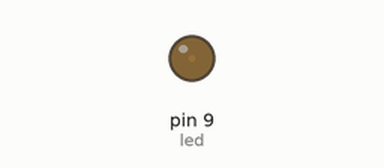
Simulated run of this sketch. Board: Arduino Uno, built with avr-gcc and run on an emulated ATmega328P. On the bench: output pins drawn as LEDs (lit = HIGH).

Above: at 0.05 s.
At 0.95 s:
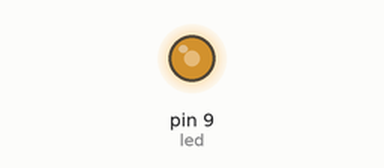
At 1.4 s:
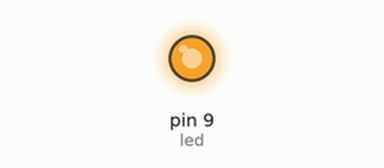
At 2.75 s:
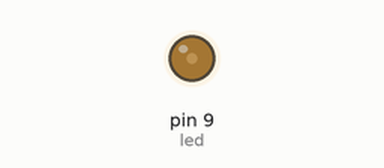
Timing chart, 0 to 7.2 s (numbered marks = the images above):
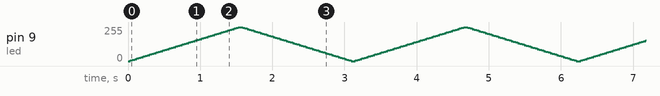

The sketch:

led_pwm.ino
```cpp
/*
This code is for fading an LED on pin 9
*/
int led=9; //the LED's PWM pin.
void setup() {
  pinMode(led, OUTPUT);
}

void loop() {
  for(int i=0;i<=255;i+=5){ //increase the LED's brightness
    analogWrite(led, i);
    delay(30); //wait for 30ms
  }
  for(int j=255;j>=0;j-=5){ //decrease the LED's brightness
    analogWrite(led, j);
    delay(30); //wait for 30ms
  }
}
```
